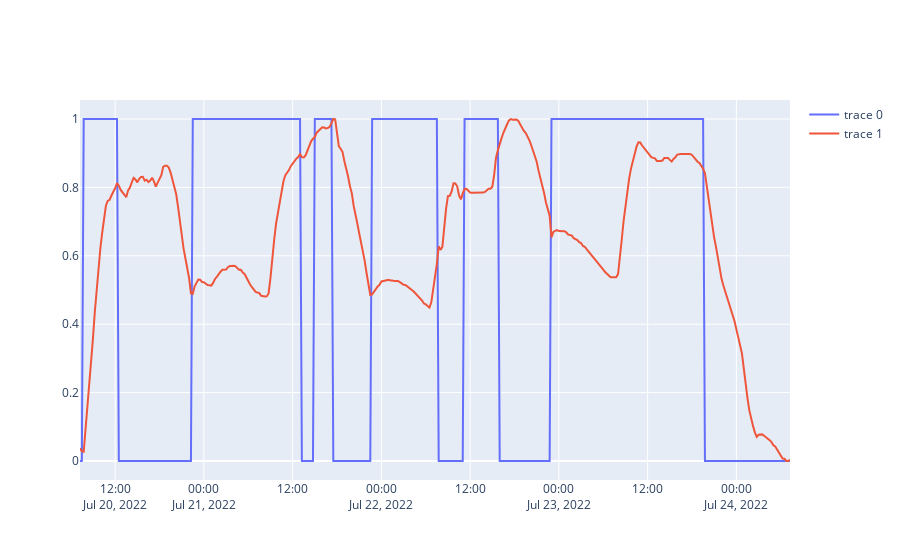

The notebook cell this image was saved under:
### Code cell
fig = go.Figure()
fig.add_trace(go.Scatter(x=a01["DateTime"], y=a01["Window Open"]))
fig.add_trace(go.Scatter(x=a01["DateTime"], y=h.normalize(a01["Temp C"])))

### Figure 1 — Plotly figure (JSON) as saved in the notebook; plotly's stock layout.template omitted (floating-point values rounded to 4 significant figures; data arrays with more than 128 entries replaced by an {"elided": "..."} marker saying what was removed)
{"data": [{"type": "scatter", "x": {"elided": "385 str values"}, "y": {"elided": "385 int values"}}, {"type": "scatter", "x": {"elided": "385 str values"}, "y": {"elided": "385 float values"}}], "layout": {}}
